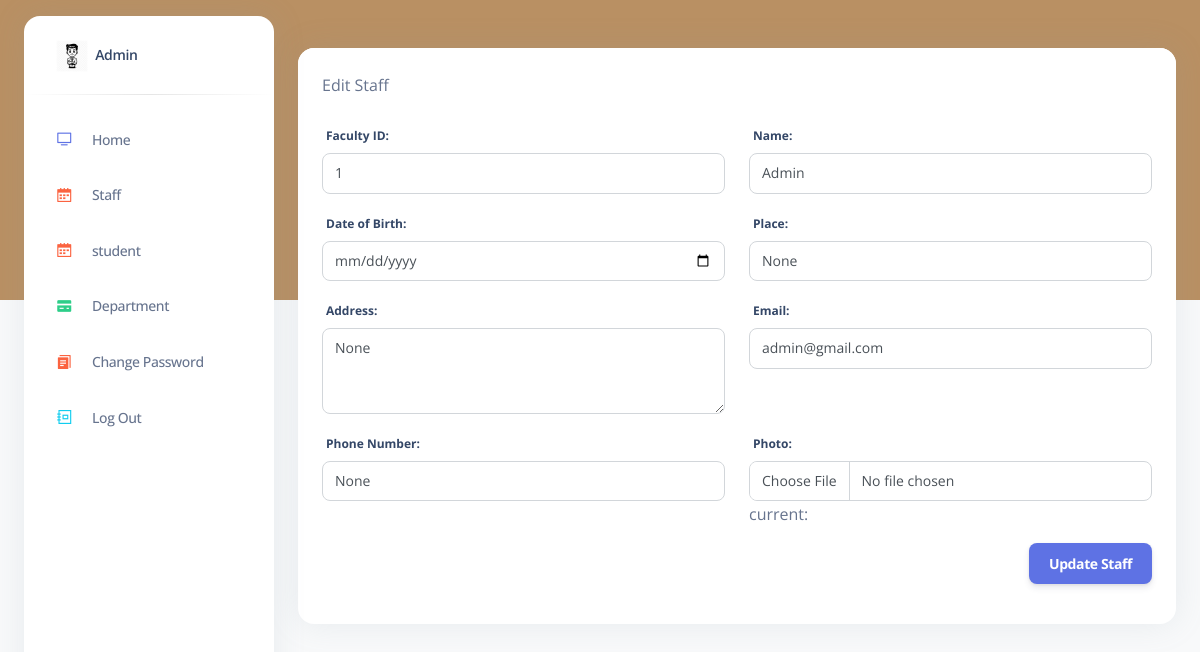
Screenshot of /editstaff/1/ with the database file from the repository.
### adminapp/models.py (models this page shows)
class User(AbstractUser):
    is_fac= models.BooleanField(default=False)
    is_stud = models.BooleanField(default=False)
    phone_number = models.CharField(max_length=12,null=True,blank=True)
    dob=models.DateField(null=True,blank=True)
    place= models.CharField(max_length=100,null=True,blank=True)
    state = models.CharField(max_length=30,null=True,blank=True)
    image = models.ImageField(upload_to="user/",null=True,blank=True)
    semester=models.CharField(max_length=50,null=True,blank=True)
    address=models.CharField(max_length=150,null=True,blank=True)

### adminapp/views.py (the view, shortened to what this page needs)
# urls.py: path('editstaff/<int:faculty_id>/', views.edit_staff, name="editstaff"),
def edit_staff(request, faculty_id):
    faculty = get_object_or_404(User, id=faculty_id)
    return render(request, 'admin_app/pages/editstaff.html', {'faculty': faculty})

### templates/admin_app/pages/editstaff.html (shortened to what this page needs)
{% extends "admin_app/components/base.html" %}
{% load static %}
{% block content %}
{% include 'admin_app/components/header.html' %}
<div class="container-fluid py-4">
<div class="row">
    <div class="col-md-12">
        <div class="card">
            <div class="card-header pb-0">
                <div class="d-flex align-items-center">
                    <p class="mb-0">Edit Staff</p>
                </div>
            </div>
            <div class="card-body">
                <form method="post" enctype="multipart/form-data">
                    <div class="row">
                        <div class="col-md-6">
                            <div class="form-group">
                                <label for="id_fac_id" class="form-control-label">Faculty ID:</label>
                                <input type="text" name="fac_id" id="id_fac_id" class="form-control" value="{{ faculty.id }}" required>
                            </div>
                        </div>
                        <div class="col-md-6">
                            <div class="form-group">
                                <label for="id_name" class="form-control-label">Name:</label>
                                <input type="text" name="name" id="id_name" class="form-control" value="{{ faculty.username }}" required>
                            </div>
                        </div>
                        <div class="col-md-6">
                            <div class="form-group">
                                <label for="id_dob" class="form-control-label">Date of Birth:</label>
                                <input type="date" name="dob" id="id_dob" class="form-control" value="{{ faculty.dob|date:'Y-m-d' }}" required>
                            </div>
                        </div>
                        <div class="col-md-6">
                            <div class="form-group">
                                <label for="id_place" class="form-control-label">Place:</label>
                                <input type="text" name="place" id="id_place" class="form-control" value="{{ faculty.place }}" required>
                            </div>
                        </div>
                        <div class="col-md-6">
                            <div class="form-group">
                                <label for="id_address" class="form-control-label">Address:</label>
                                <textarea name="address" id="id_address" class="form-control" rows="3" required>{{ faculty.address }}</textarea>
                            </div>
                        </div>
                        <div class="col-md-6">
                            <div class="form-group">
                                <label for="id_email" class="form-control-label">Email:</label>
                                <input type="email" name="email" id="id_email" class="form-control" value="{{ faculty.email }}" required>
                            </div>
                        </div>
                        <div class="col-md-6">
                            <div class="form-group">
                                <label for="id_phoneno" class="form-control-label">Phone Number:</label>
                                <input type="tel" name="phoneno" id="id_phoneno" class="form-control" value="{{ faculty.phone_number }}" required>
                            </div>
                        </div>
                        <div class="col-md-6">
                            <div class="form-group">
                                <label for="id_photo" class="form-control-label">Photo:</label>
                                <input type="file" name="photo" id="id_photo" class="form-control" accept="image/*">
                                <p class="text-muted">current: {{ faculty.image }}</p>
                            </div>
                        </div>
                        <div class="col-md-12 d-flex justify-content-end">
                            <button class="btn btn-primary" type="submit">Update Staff</button>
                        </div>
                    </div>
                </form>
            </div>
        </div>
    </div>
</div>
{% endblock content %}

### rows the page displays
User: fac_id "1", name "Admin", place "None", address "None", email "admin@gmail.com", phoneno "None"
